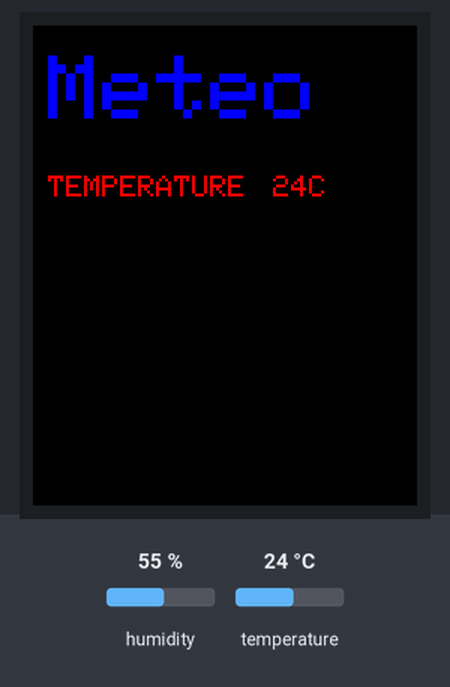
A sketch run on a simulated Arduino Uno, built with avr-gcc and run on an emulated ATmega328P. Shown: 128×160 colour display. The test bench sets the inputs (shaded band); at power-on: humidity 55 %, temperature 24 °C.

Above: at 1.3 s.
1.4 s: humidity set to 22 %
At 5.0 s:
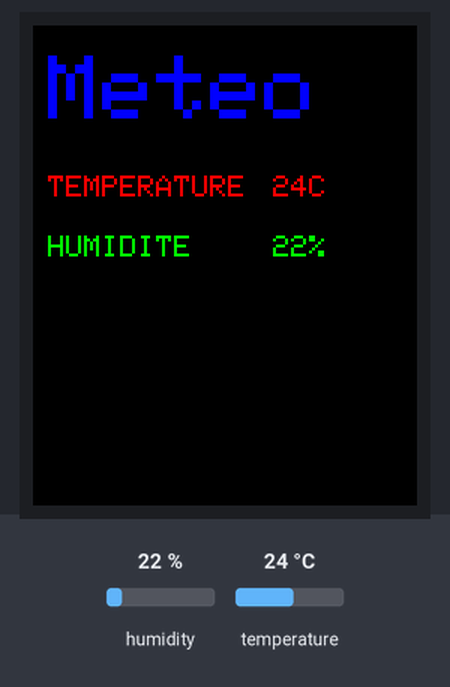
5.7 s: temperature set to 12 °C
At 7.3 s:
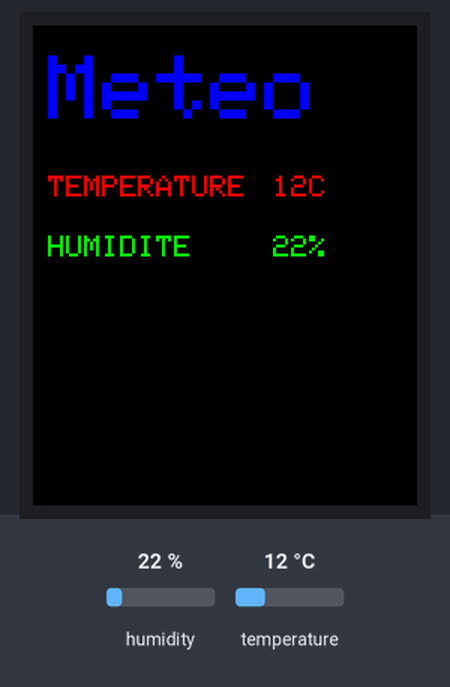
8.4 s: humidity set to 40 %
At 12.8 s:
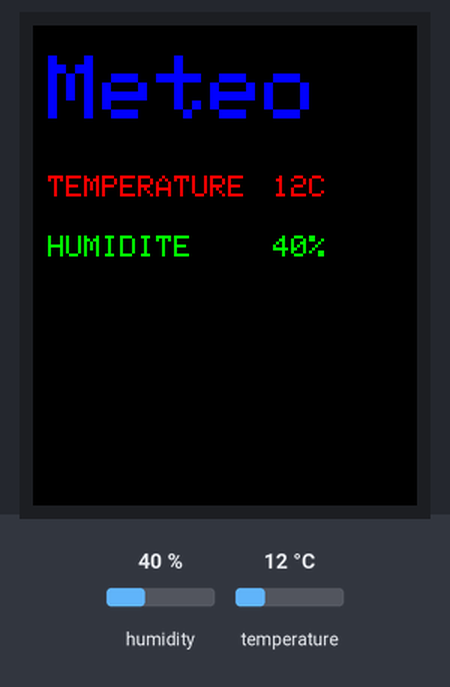
13.8 s: temperature set to 19 °C
Timing chart, 0 to 16.8 s (numbered marks = the images above; inputs shaded):
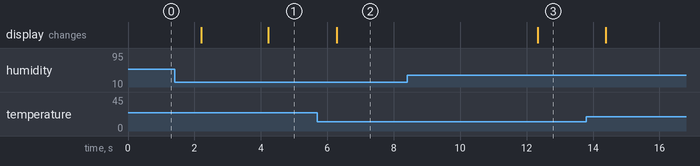

The sketch:

Station_Meteo.ino
```cpp
#include <Adafruit_GFX.h>    // Core graphics library
#include <Adafruit_ST7735.h> // Hardware-specific library for ST7735
#include <Adafruit_ST7789.h> // Hardware-specific library for ST7789
#include <SPI.h>
#include <DHT.h>

// Broche ecran tft
#define TFT_CS         8
#define TFT_RST        10
#define TFT_DC         9

// Broche DHT11
#define DHT_PIN 12
#define DHT_TYPE DHT11

Adafruit_ST7735 tft = Adafruit_ST7735(TFT_CS, TFT_DC, TFT_RST);
DHT dht(DHT_PIN, DHT_TYPE);

int temp;
int hum;

void setup(void) {

  Serial.begin(9600);
  dht.begin();
  // Initialisation de l'ecran tft
  tft.initR(INITR_BLACKTAB);

  tft.fillScreen(ST77XX_BLACK);

  // Titre
  tft.setTextColor(ST77XX_BLUE);
  tft.setTextSize(3);

  tft.setCursor(5, 10);
  tft.println("Meteo");

}

void loop() {
  // Lecture temperature et humidité
  temp = dht.readTemperature();
  hum = dht.readHumidity();

  // affichage de la temperature
  tft.setTextColor(ST77XX_RED);
  tft.setTextSize(1);
  tft.setCursor(5, 50);
  tft.print("TEMPERATURE");
  tft.setCursor(80, 50);
  tft.fillRect(80, 48, 20, 12, ST77XX_BLACK);
  tft.print(temp);
  tft.println("C");
  delay(1000);

  // affichage de l'humidité
  delay(1000);
  tft.setTextColor(ST77XX_GREEN);
  tft.setTextSize(1);
  tft.setCursor(5, 70);
  tft.print("HUMIDITE");
  tft.setCursor(80, 70);
  tft.fillRect(80, 68, 20, 12, ST77XX_BLACK);
  tft.print(hum);
  tft.print("%"); }
```

Measured:
- after the input at 1.4 s, the display: first differs from a run without the input after 2.8 s (image 1)
- after the input at 5.7 s, the display: changes after 0.58 s (image 2)
- after the input at 8.4 s, the display: changes after 3.9 s (image 3)
